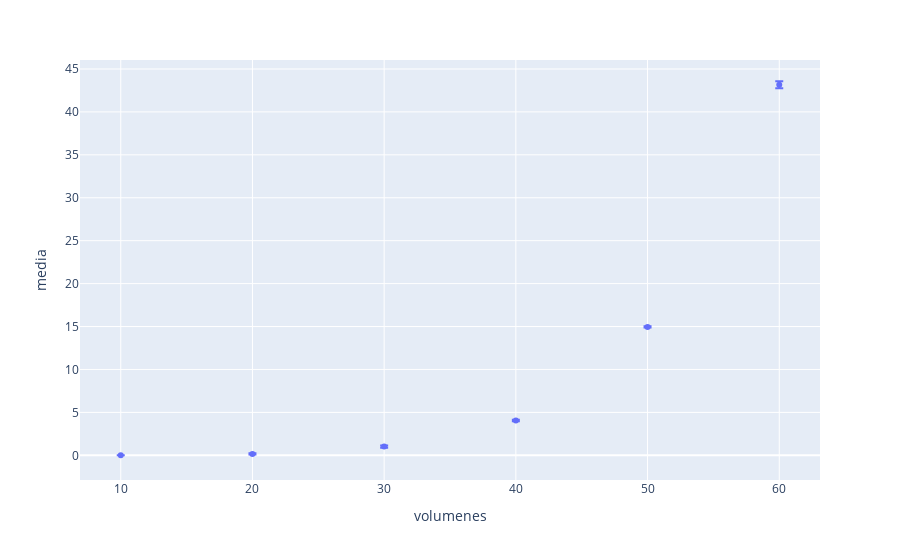

Notebook source saved alongside this figure:
### Code cell
fig = px.scatter(eqsystem_julia, x="volumenes", y=" media",
                 error_y=" desviacion_estandar")
fig.show()

### Figure 1 — Plotly figure (JSON) as saved in the notebook; plotly's stock layout.template omitted (floating-point values rounded to 4 significant figures)
{"data": [{"error_y": {"array": [0.0001092, 0.06156, 0.1216, 0.08053, 0.07276, 0.4056]}, "hovertemplate": "volumenes=%{x}<br> media=%{y}<extra></extra>", "legendgroup": "", "marker": {"color": "#636efa", "symbol": "circle"}, "mode": "markers", "name": "", "orientation": "v", "showlegend": false, "type": "scatter", "x": [10, 20, 30, 40, 50, 60], "xaxis": "x", "y": [0.00759, 0.1653, 1.017, 4.051, 14.95, 43.16], "yaxis": "y"}], "layout": {"legend": {"tracegroupgap": 0}, "margin": {"t": 60}, "xaxis": {"anchor": "y", "domain": [0, 1], "title": {"text": "volumenes"}}, "yaxis": {"anchor": "x", "domain": [0, 1], "title": {"text": " media"}}}}
